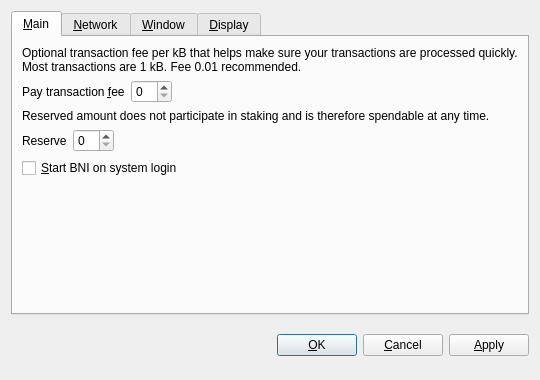
<?xml version="1.0" encoding="UTF-8"?>
<ui version="4.0">
 <class>OptionsDialog</class>
 <widget class="QDialog" name="OptionsDialog">
  <property name="geometry">
   <rect>
    <x>0</x>
    <y>0</y>
    <width>540</width>
    <height>380</height>
   </rect>
  </property>
  <property name="windowTitle">
   <string>Options</string>
  </property>
  <property name="modal">
   <bool>true</bool>
  </property>
  <layout class="QVBoxLayout" name="verticalLayout">
   <item>
    <widget class="QTabWidget" name="tabWidget">
     <property name="tabPosition">
      <enum>QTabWidget::North</enum>
     </property>
     <property name="currentIndex">
      <number>0</number>
     </property>
     <widget class="QWidget" name="tabMain">
      <attribute name="title">
       <string>&amp;Main</string>
      </attribute>
      <layout class="QVBoxLayout" name="verticalLayout_Main">
       <item>
        <widget class="QLabel" name="transactionFeeInfoLabel">
         <property name="text">
          <string>Optional transaction fee per kB that helps make sure your transactions are processed quickly. Most transactions are 1 kB. Fee 0.01 recommended.</string>
         </property>
         <property name="textFormat">
          <enum>Qt::PlainText</enum>
         </property>
         <property name="wordWrap">
          <bool>true</bool>
         </property>
        </widget>
       </item>
       <item>
        <layout class="QHBoxLayout" name="horizontalLayoutFee">
         <item>
          <widget class="QLabel" name="transactionFeeLabel">
           <property name="text">
            <string>Pay transaction &amp;fee</string>
           </property>
           <property name="textFormat">
            <enum>Qt::PlainText</enum>
           </property>
           <property name="buddy">
            <cstring>transactionFee</cstring>
           </property>
          </widget>
         </item>
         <item>
          <widget class="BitcoinAmountField" name="transactionFee"/>
         </item>
         <item>
          <spacer name="horizontalSpacerFee">
           <property name="orientation">
            <enum>Qt::Horizontal</enum>
           </property>
           <property name="sizeHint" stdset="0">
            <size>
             <width>40</width>
             <height>20</height>
            </size>
           </property>
          </spacer>
         </item>
        </layout>
       </item>
       <item>
        <widget class="QLabel" name="reserveBalanceInfoLabel">
         <property name="text">
          <string>Reserved amount does not participate in staking and is therefore spendable at any time.</string>
         </property>
         <property name="textFormat">
          <enum>Qt::PlainText</enum>
         </property>
         <property name="wordWrap">
          <bool>true</bool>
         </property>
        </widget>
       </item>
       <item>
        <layout class="QHBoxLayout" name="horizontalLayoutReserveBalance">
         <item>
          <widget class="QLabel" name="reserveBalanceLabel">
           <property name="text">
            <string>Reserve</string>
           </property>
           <property name="textFormat">
            <enum>Qt::PlainText</enum>
           </property>
           <property name="buddy">
            <cstring>reserveBalance</cstring>
           </property>
          </widget>
         </item>
         <item>
          <widget class="BitcoinAmountField" name="reserveBalance"/>
         </item>
         <item>
          <spacer name="horizontalSpacerReserveBalance">
           <property name="orientation">
            <enum>Qt::Horizontal</enum>
           </property>
           <property name="sizeHint" stdset="0">
            <size>
             <width>40</width>
             <height>20</height>
            </size>
           </property>
          </spacer>
         </item>
        </layout>
       </item>
       <item>
        <widget class="QCheckBox" name="bitcoinAtStartup">
         <property name="toolTip">
          <string>Automatically start BNI after logging in to the system.</string>
         </property>
         <property name="text">
          <string>&amp;Start BNI on system login</string>
         </property>
        </widget>
       </item>
       <item>
        <spacer name="verticalSpacer_Main">
         <property name="orientation">
          <enum>Qt::Vertical</enum>
         </property>
         <property name="sizeHint" stdset="0">
          <size>
           <width>20</width>
           <height>40</height>
          </size>
         </property>
        </spacer>
       </item>
      </layout>
     </widget>
     <widget class="QWidget" name="tabNetwork">
      <attribute name="title">
       <string>&amp;Network</string>
      </attribute>
      <layout class="QVBoxLayout" name="verticalLayout_Network">
       <item>
        <widget class="QCheckBox" name="mapPortUpnp">
         <property name="toolTip">
          <string>Automatically open the BNI client port on the router. This only works when your router supports UPnP and it is enabled.</string>
         </property>
         <property name="text">
          <string>Map port using &amp;UPnP</string>
         </property>
        </widget>
       </item>
       <item>
        <widget class="QCheckBox" name="connectSocks">
         <property name="toolTip">
          <string>Connect to the BNI network through a SOCKS5 proxy (e.g. when connecting through Tor).</string>
         </property>
         <property name="text">
          <string>&amp;Connect through SOCKS5 proxy:</string>
         </property>
        </widget>
       </item>
       <item>
        <layout class="QHBoxLayout" name="horizontalLayout_Network">
         <item>
          <widget class="QLabel" name="proxyIpLabel">
           <property name="text">
            <string>Proxy &amp;IP:</string>
           </property>
           <property name="textFormat">
            <enum>Qt::PlainText</enum>
           </property>
           <property name="buddy">
            <cstring>proxyIp</cstring>
           </property>
          </widget>
         </item>
         <item>
          <widget class="QValidatedLineEdit" name="proxyIp">
           <property name="maximumSize">
            <size>
             <width>140</width>
             <height>16777215</height>
            </size>
           </property>
           <property name="toolTip">
            <string>IP address of the proxy (e.g. 127.0.0.1)</string>
           </property>
          </widget>
         </item>
         <item>
          <widget class="QLabel" name="proxyPortLabel">
           <property name="text">
            <string>&amp;Port:</string>
           </property>
           <property name="textFormat">
            <enum>Qt::PlainText</enum>
           </property>
           <property name="buddy">
            <cstring>proxyPort</cstring>
           </property>
          </widget>
         </item>
         <item>
          <widget class="QLineEdit" name="proxyPort">
           <property name="maximumSize">
            <size>
             <width>55</width>
             <height>16777215</height>
            </size>
           </property>
           <property name="toolTip">
            <string>Port of the proxy (e.g. 9050)</string>
           </property>
          </widget>
         </item>
         <item>
          <spacer name="horizontalSpacer_Network">
           <property name="orientation">
            <enum>Qt::Horizontal</enum>
           </property>
           <property name="sizeHint" stdset="0">
            <size>
             <width>40</width>
             <height>20</height>
            </size>
           </property>
          </spacer>
         </item>
        </layout>
       </item>
       <item>
        <spacer name="verticalSpacer_Network">
         <property name="orientation">
          <enum>Qt::Vertical</enum>
         </property>
         <property name="sizeHint" stdset="0">
          <size>
           <width>20</width>
           <height>40</height>
          </size>
         </property>
        </spacer>
       </item>
      </layout>
     </widget>
     <widget class="QWidget" name="tabWindow">
      <attribute name="title">
       <string>&amp;Window</string>
      </attribute>
      <layout class="QVBoxLayout" name="verticalLayout_Window">
       <item>
        <widget class="QCheckBox" name="minimizeToTray">
         <property name="toolTip">
          <string>Show only a tray icon after minimizing the window.</string>
         </property>
         <property name="text">
          <string>&amp;Minimize to the tray instead of the taskbar</string>
         </property>
        </widget>
       </item>
       <item>
        <widget class="QCheckBox" name="minimizeOnClose">
         <property name="toolTip">
          <string>Minimize instead of exit the application when the window is closed. When this option is enabled, the application will be closed only after selecting Quit in the menu.</string>
         </property>
         <property name="text">
          <string>M&amp;inimize on close</string>
         </property>
        </widget>
       </item>
       <item>
        <spacer name="verticalSpacer_Window">
         <property name="orientation">
          <enum>Qt::Vertical</enum>
         </property>
         <property name="sizeHint" stdset="0">
          <size>
           <width>20</width>
           <height>40</height>
          </size>
         </property>
        </spacer>
       </item>
      </layout>
     </widget>
     <widget class="QWidget" name="tabDisplay">
      <attribute name="title">
       <string>&amp;Display</string>
      </attribute>
      <layout class="QVBoxLayout" name="verticalLayout_Display">
       <item>
        <layout class="QHBoxLayout" name="horizontalLayout_1_Display">
         <item>
          <widget class="QLabel" name="langLabel">
           <property name="text">
            <string>User Interface &amp;language:</string>
           </property>
           <property name="textFormat">
            <enum>Qt::PlainText</enum>
           </property>
           <property name="buddy">
            <cstring>lang</cstring>
           </property>
          </widget>
         </item>
         <item>
          <widget class="QValueComboBox" name="lang">
           <property name="toolTip">
            <string>The user interface language can be set here. This setting will take effect after restarting BNI.</string>
           </property>
          </widget>
         </item>
        </layout>
       </item>
       <item>
        <layout class="QHBoxLayout" name="horizontalLayout_2_Display">
         <item>
          <widget class="QLabel" name="unitLabel">
           <property name="text">
            <string>&amp;Unit to show amounts in:</string>
           </property>
           <property name="textFormat">
            <enum>Qt::PlainText</enum>
           </property>
           <property name="buddy">
            <cstring>unit</cstring>
           </property>
          </widget>
         </item>
         <item>
          <widget class="QValueComboBox" name="unit">
           <property name="toolTip">
            <string>Choose the default subdivision unit to show in the interface and when sending coins.</string>
           </property>
          </widget>
         </item>
        </layout>
       </item>
       <item>
        <widget class="QCheckBox" name="coinControlFeatures">
         <property name="toolTip">
          <string>Whether to show coin control features or not.</string>
         </property>
         <property name="text">
          <string>Display coin &amp;control features (experts only!)</string>
         </property>
        </widget>
       </item>
       <item>
        <widget class="QCheckBox" name="useBlackTheme">
         <property name="text">
          <string>Use black visual theme (requires restart)</string>
         </property>
        </widget>
       </item>
       <item>
        <spacer name="verticalSpacer_Display">
         <property name="orientation">
          <enum>Qt::Vertical</enum>
         </property>
         <property name="sizeHint" stdset="0">
          <size>
           <width>20</width>
           <height>40</height>
          </size>
         </property>
        </spacer>
       </item>
      </layout>
     </widget>
    </widget>
   </item>
   <item>
    <layout class="QHBoxLayout" name="horizontalLayout_Buttons">
     <item>
      <spacer name="horizontalSpacer_1">
       <property name="orientation">
        <enum>Qt::Horizontal</enum>
       </property>
       <property name="sizeHint" stdset="0">
        <size>
         <width>40</width>
         <height>48</height>
        </size>
       </property>
      </spacer>
     </item>
     <item>
      <widget class="QLabel" name="statusLabel">
       <property name="font">
        <font>
         <weight>75</weight>
         <bold>true</bold>
        </font>
       </property>
       <property name="text">
        <string/>
       </property>
       <property name="textFormat">
        <enum>Qt::PlainText</enum>
       </property>
       <property name="wordWrap">
        <bool>true</bool>
       </property>
      </widget>
     </item>
     <item>
      <spacer name="horizontalSpacer_2">
       <property name="orientation">
        <enum>Qt::Horizontal</enum>
       </property>
       <property name="sizeHint" stdset="0">
        <size>
         <width>40</width>
         <height>48</height>
        </size>
       </property>
      </spacer>
     </item>
     <item>
      <widget class="QPushButton" name="okButton">
       <property name="text">
        <string>&amp;OK</string>
       </property>
      </widget>
     </item>
     <item>
      <widget class="QPushButton" name="cancelButton">
       <property name="text">
        <string>&amp;Cancel</string>
       </property>
       <property name="autoDefault">
        <bool>false</bool>
       </property>
      </widget>
     </item>
     <item>
      <widget class="QPushButton" name="applyButton">
       <property name="text">
        <string>&amp;Apply</string>
       </property>
       <property name="autoDefault">
        <bool>false</bool>
       </property>
      </widget>
     </item>
    </layout>
   </item>
  </layout>
 </widget>
 <customwidgets>
  <customwidget>
   <class>BitcoinAmountField</class>
   <extends>QSpinBox</extends>
   <header>bitcoinamountfield.h</header>
  </customwidget>
  <customwidget>
   <class>QValueComboBox</class>
   <extends>QComboBox</extends>
   <header>qvaluecombobox.h</header>
  </customwidget>
  <customwidget>
   <class>QValidatedLineEdit</class>
   <extends>QLineEdit</extends>
   <header>qvalidatedlineedit.h</header>
  </customwidget>
 </customwidgets>
 <resources/>
 <connections/>
</ui>
